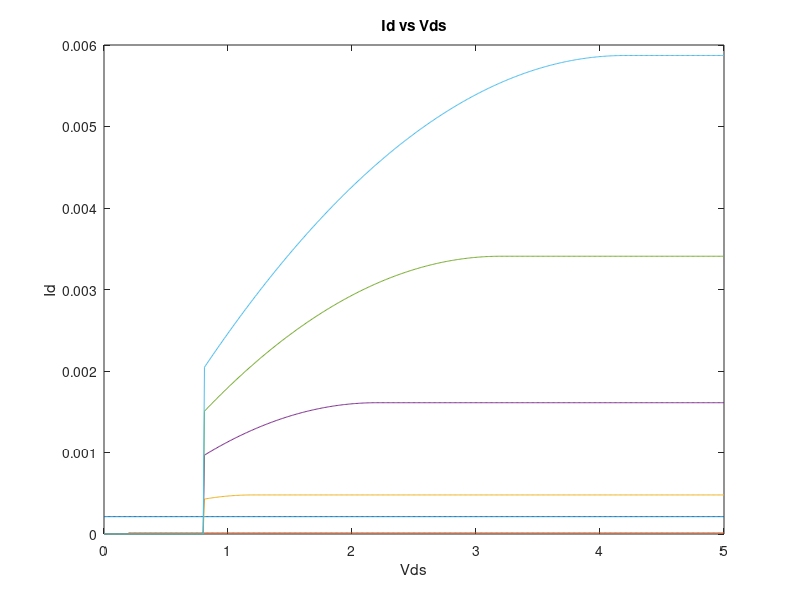
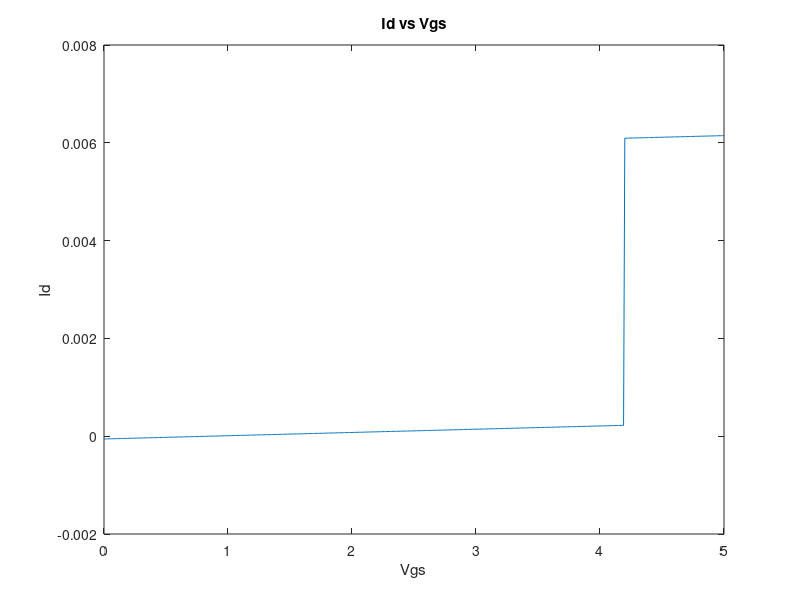

MATLAB code to generate these figures, in order:
W=30; u=450; L=2; tox=350e-8; Vt=.8; eox = 3.9*8.85e-14;
Vds = 0:0.01:5; Kn = W/L*u*eox/tox/2;
%a
for (Vgs = 0:5)
    Id1 = Kn*(2*(Vgs-Vt)*Vds-(Vds.^2)).*(Vds<(Vgs-Vt)&Vds>Vt);
    Id2 = Kn*(Vgs-Vt)^2.*(Vds>=(Vgs-Vt));
    Id = Id1+Id2;
    plot(Vds,Id);
    hold on;
end
title('Id vs Vds');
xlabel('Vds'); ylabel('Id');
%b
Vgs = 0:.01:5;
rtIdsat = sqrt(Kn)*(Vgs-Vt);
figure; plot(Vgs,rtIdsat);
title('sqrt(Id(sat)) vs Vgs'); xlabel('Vgs'); ylabel('sqrt(Id(sat))');
%c
Vds = .1;
Id1 = Kn*(2*(Vgs-Vt)*Vds-(Vds.^2));
% Id2 = Kn*(Vgs-Vt)^2.*(Vds>=(Vgs-Vt));
Id = Id1+Id2;
plot(Vgs,Id);
title('Id vs Vgs');
xlabel('Vgs'); ylabel('Id');